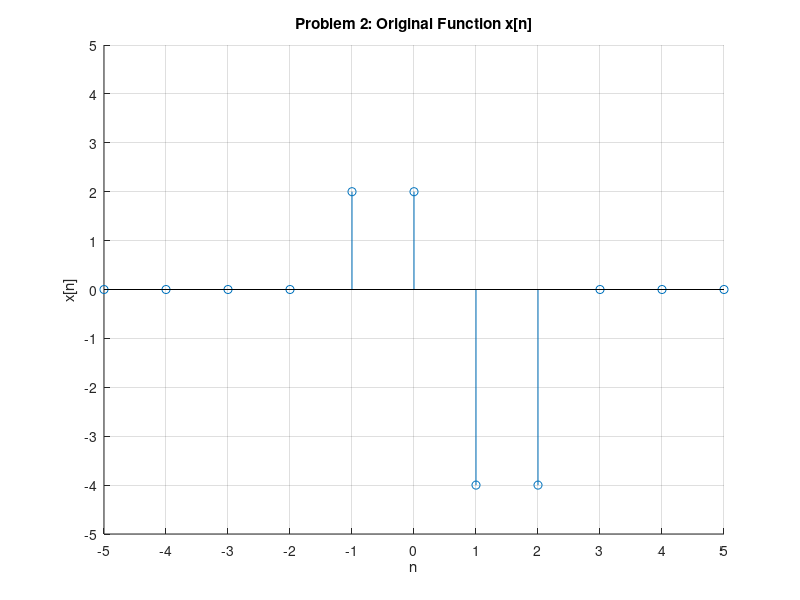
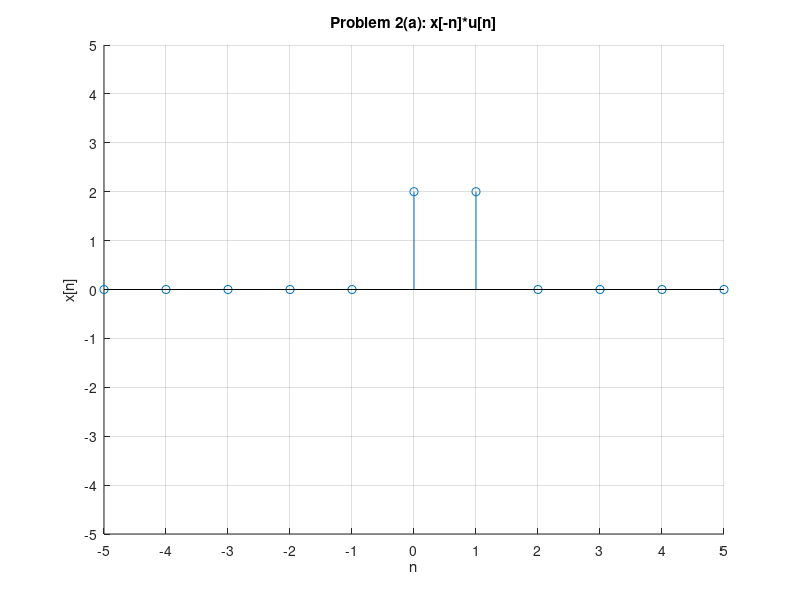
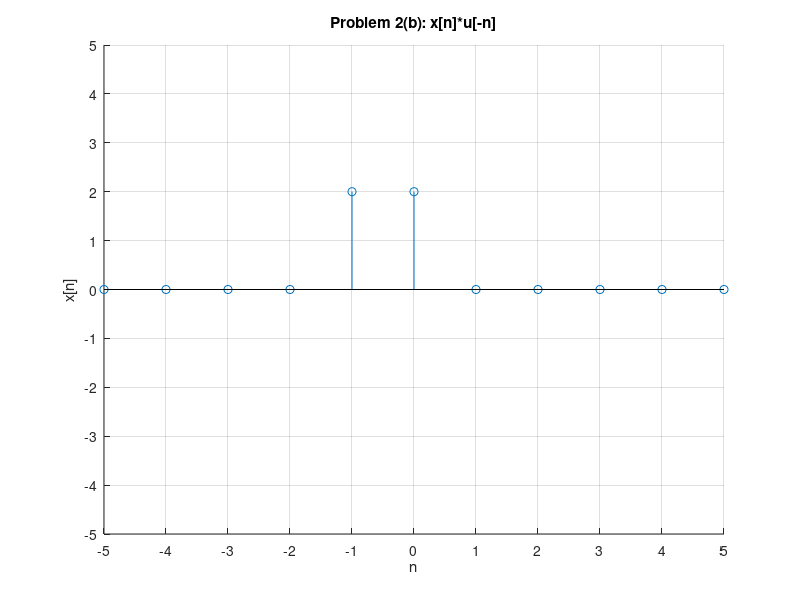
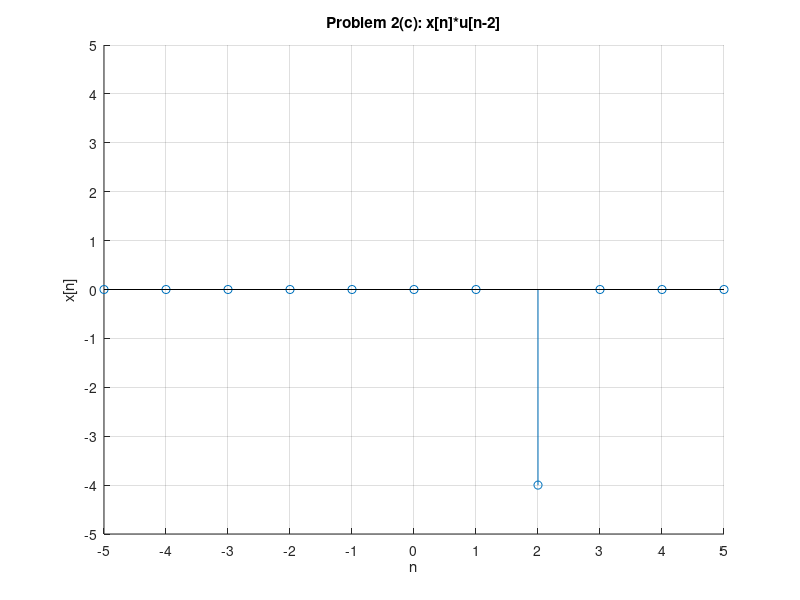

Here is the MATLAB script that generated these plots, in order:
%Andrew Simon
%EECE 4510
%HW 1
%Blanford text, Ch2 problem 6

%Code to reset figures and data before run
clear all, close all

%Original data set
n = [-5 -4 -3 -2 -1 0 1 2 3 4 5];
xn = [0 0 0 0 2 2 -4 -4 0 0 0];

%Create plot of discrete data
figure(1)
axes('Xlim',[-5 5], 'Ylim', [-5 5], 'XTick', -5:1:5, 'YTick', -5:1:5, 'NextPlot', 'add')
stem(n,xn)
xlabel('n'), ylabel('x[n]'), grid on
title('Problem 2: Original Function x[n]')

%% Part 2(a) plot

%Data set for part (a)
%n = [-5 -4 -3 -2 -1 0 1 2 3 4 5];
xn = [0 0 0 0 0 2 2 0 0 0 0];

%Create plot of discrete data
figure(2)
axes('Xlim',[-5 5], 'Ylim', [-5 5], 'XTick', -5:1:5, 'YTick', -5:1:5, 'NextPlot', 'add')
stem(n,xn)
xlabel('n'), ylabel('x[n]'), grid on
title('Problem 2(a): x[-n]*u[n]')

%% Part 2(b) plot

%Data set for part (b)
%n = [-5 -4 -3 -2 -1 0 1 2 3 4 5];
xn = [0 0 0 0 2 2 0 0 0 0 0];

%Create plot of discrete data
figure(3)
axes('Xlim',[-5 5], 'Ylim', [-5 5], 'XTick', -5:1:5, 'YTick', -5:1:5, 'NextPlot', 'add')
stem(n,xn)
xlabel('n'), ylabel('x[n]'), grid on
title('Problem 2(b): x[n]*u[-n]')

%% Part 2(c) plot

%Data set for part (c)
%n = [-5 -4 -3 -2 -1 0 1 2 3 4 5];
xn = [0 0 0 0 0 0 0 -4 0 0 0];

%Create plot of discrete data
figure(4)
axes('Xlim',[-5 5], 'Ylim', [-5 5], 'XTick', -5:1:5, 'YTick', -5:1:5, 'NextPlot', 'add')
stem(n,xn)
xlabel('n'), ylabel('x[n]'), grid on
title('Problem 2(c): x[n]*u[n-2]')

%% Part 2(d) plot

%Data set for part (d)
%n = [-5 -4 -3 -2 -1 0 1 2 3 4 5];
xn = [0 0 0 0 2 2 -4 -4 0 0 0];

%Create plot of discrete data
figure(5)
axes('Xlim',[-5 5], 'Ylim', [-5 5], 'XTick', -5:1:5, 'YTick', -5:1:5, 'NextPlot', 'add')
stem(n,xn)
xlabel('n'), ylabel('x[n]'), grid on
title('Problem 2(d): x[n]*u[2-n]')

%% Part 2(e) plot

%Data set for part (e)
%n = [-5 -4 -3 -2 -1 0 1 2 3 4 5];
xn = [0 0 0 0 0 0 -4 0 0 0 0];

%Create plot of discrete data
figure(6)
axes('Xlim',[-5 5], 'Ylim', [-5 5], 'XTick', -5:1:5, 'YTick', -5:1:5, 'NextPlot', 'add')
stem(n,xn)
xlabel('n'), ylabel('x[n]'), grid on
title('Problem 2(e): x[n]*delta[n-1]')

%% Part 2(f) plot

%Data set for part (f)
%n = [-5 -4 -3 -2 -1 0 1 2 3 4 5];
xn = [0 0 0 0 0 2 0 4 0 0 0];

%Create plot of discrete data
figure(7)
axes('Xlim',[-5 5], 'Ylim', [-5 5], 'XTick', -5:1:5, 'YTick', -5:1:5, 'NextPlot', 'add')
stem(n,xn)
xlabel('n'), ylabel('x[n]'), grid on
title('Problem 2(f): x[n]*(delta[n] - delta[n-2])')
